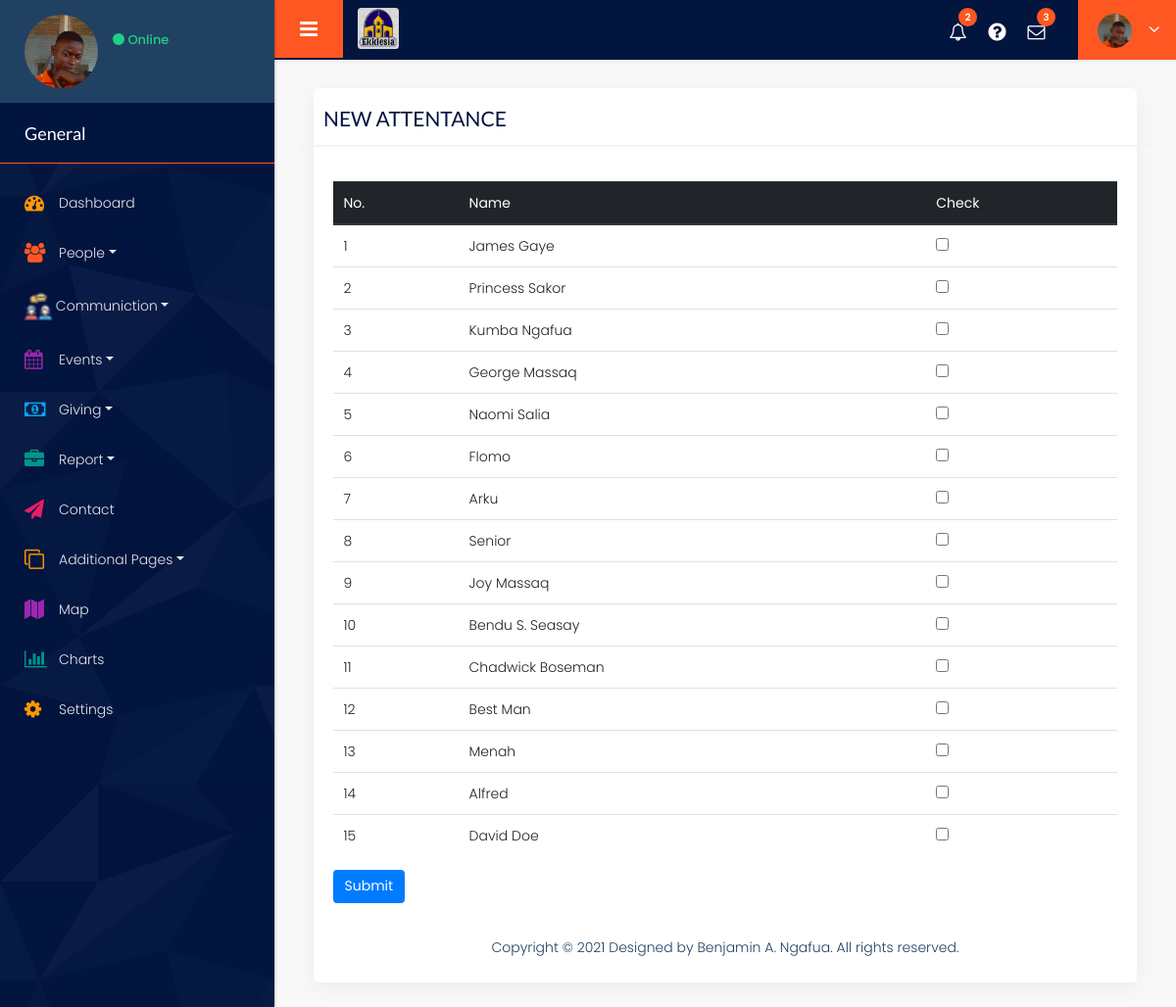
Page /new-attendance on the committed database.
### tables this page shows
CREATE TABLE members (
        id INTEGER NOT NULL, 
        name VARCHAR(150), 
        location VARCHAR(150), 
        department VARCHAR(150), 
        email VARCHAR(100), 
        contact VARCHAR(150), 
        role_play VARCHAR(150), 
        occupation VARCHAR(150), 
        relationship VARCHAR(150), 
        date_of_birth VARCHAR(150), 
        gender VARCHAR(150), 
        joined_date DATETIME,
PRIMARY KEY (id)
);

### churchAPP/views.py (the view)
@views.route("/new-attendance", methods=["GET", "POST"])
def attendance():
    return takeAttendance()

### churchAPP/controller.py (called while the page is built, shortened)
def takeAttendance():
    member_names = db.execute("SELECT DISTINCT(name), id FROM members")
    return render_template("new-attendance.html", member_names=member_names)

### churchAPP/templates/new-attendance.html
{% extends "layout.html" %}
{% block innerContaint %}
<form method="post">
    <div class="full graph_head">
        <div class="heading1 margin_0">
            <h2>NEW ATTENTANCE</h2>
        </div>
    </div>
    <div class="table_section padding_infor_info">
        <div class="table-responsive-sm">
            <table class="table">
                <thead class="thead-dark">
                    <th>No.</th>
                    <th>Name</th>
                    <th>Check</th>
                </thead>
                <tbody>
                    {% for data in member_names %}
                    <tr>
                        <td>{{data.id}}</td>
                        <td>{{data.name}}</td>
                        <td><input type="checkbox" name="num" id="" value="{{data.id}}"></td>
                    </tr>
                    {% endfor %}
                </tbody>
            </table>
            <button type="submit" class="btn cur-p btn-primary">Submit</button>
        </div>
    </div>
</form>
{% endblock %}

### churchAPP/static/style.css (style rules this page uses)
* { margin: 0; padding: 0; outline: none !important; }
html, body { font-size: 14px; font-family: 'Poppins', sans-serif; line-height: normal; font-weight: 300; overflow-x: hidden !important; }
h1, h2, h3, h4, h5, h6 { letter-spacing: 0; font-weight: normal; position: relative; padding: 0; font-weight: normal; line-height: normal; margin: 0 }
.padding_infor_info { padding: 35px 35px; float: left; width: 100%; }
h2 { font-size: 30px; color: #000; line-height: 20px; font-weight: 700; position: relative; }
button, input, select, textarea, option { font-family: 'Poppins', sans-serif; }
.full { width: 100%; float: left; }
.heading1 h2 { line-height: normal; font-size: 21px; font-weight: 400; margin: 0; padding-left: 0; color: #02153f; letter-spacing: 0px; }
.margin_0 { margin: 0 !important; }
.graph_head { padding: 18px 25px 15px; float: left; width: 100%; border-bottom: solid #f3f3f3 2px; }
.heading1 { float: left; padding: 0 0 20px 0; width: 100%; margin-top: 50px; }
.graph_head .heading1 { float: left; padding: 0; width: auto; }
.btn { font-size: 14px; }
.table thead th { font-weight: 400; }
.table-responsive-sm { overflow: auto; }

### rows in the picture
members: id "1", name "James Gaye"
members: id "2", name "Princess Sakor"
members: id "3", name "Kumba Ngafua"
members: id "4", name "George Massaq"
members: id "5", name "Naomi Salia"
members: id "6", name "Flomo"
members: id "7", name "Arku"
members: id "8", name "Senior"
members: id "9", name "Joy Massaq"
members: id "10", name "Bendu S. Seasay"
members: id "11", name "Chadwick Boseman"
members: id "12", name "Best Man"
members: id "13", name "Menah"
members: id "14", name "Alfred"
members: id "15", name "David Doe"
